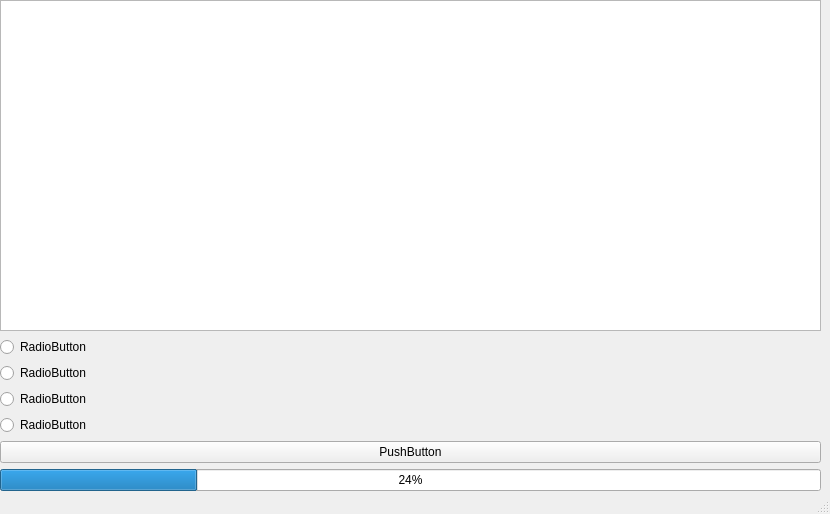
<?xml version="1.0" encoding="UTF-8"?>
<ui version="4.0">
 <class>MainWindow</class>
 <widget class="QMainWindow" name="MainWindow">
  <property name="geometry">
   <rect>
    <x>0</x>
    <y>0</y>
    <width>830</width>
    <height>514</height>
   </rect>
  </property>
  <property name="windowTitle">
   <string>MainWindow</string>
  </property>
  <widget class="QWidget" name="centralwidget">
   <widget class="QWidget" name="">
    <property name="geometry">
     <rect>
      <x>0</x>
      <y>0</y>
      <width>821</width>
      <height>491</height>
     </rect>
    </property>
    <layout class="QVBoxLayout" name="verticalLayout_2">
     <item>
      <layout class="QVBoxLayout" name="verticalLayout">
       <item>
        <widget class="QTextEdit" name="textEdit"/>
       </item>
       <item>
        <widget class="QRadioButton" name="radioButton_4">
         <property name="text">
          <string>RadioButton</string>
         </property>
        </widget>
       </item>
       <item>
        <widget class="QRadioButton" name="radioButton_3">
         <property name="text">
          <string>RadioButton</string>
         </property>
        </widget>
       </item>
       <item>
        <widget class="QRadioButton" name="radioButton">
         <property name="text">
          <string>RadioButton</string>
         </property>
        </widget>
       </item>
       <item>
        <widget class="QRadioButton" name="radioButton_2">
         <property name="text">
          <string>RadioButton</string>
         </property>
        </widget>
       </item>
       <item>
        <widget class="QPushButton" name="pushButton">
         <property name="text">
          <string>PushButton</string>
         </property>
        </widget>
       </item>
      </layout>
     </item>
     <item>
      <widget class="QProgressBar" name="progressBar">
       <property name="value">
        <number>24</number>
       </property>
      </widget>
     </item>
    </layout>
   </widget>
  </widget>
  <widget class="QStatusBar" name="statusbar"/>
 </widget>
 <resources/>
 <connections/>
</ui>
